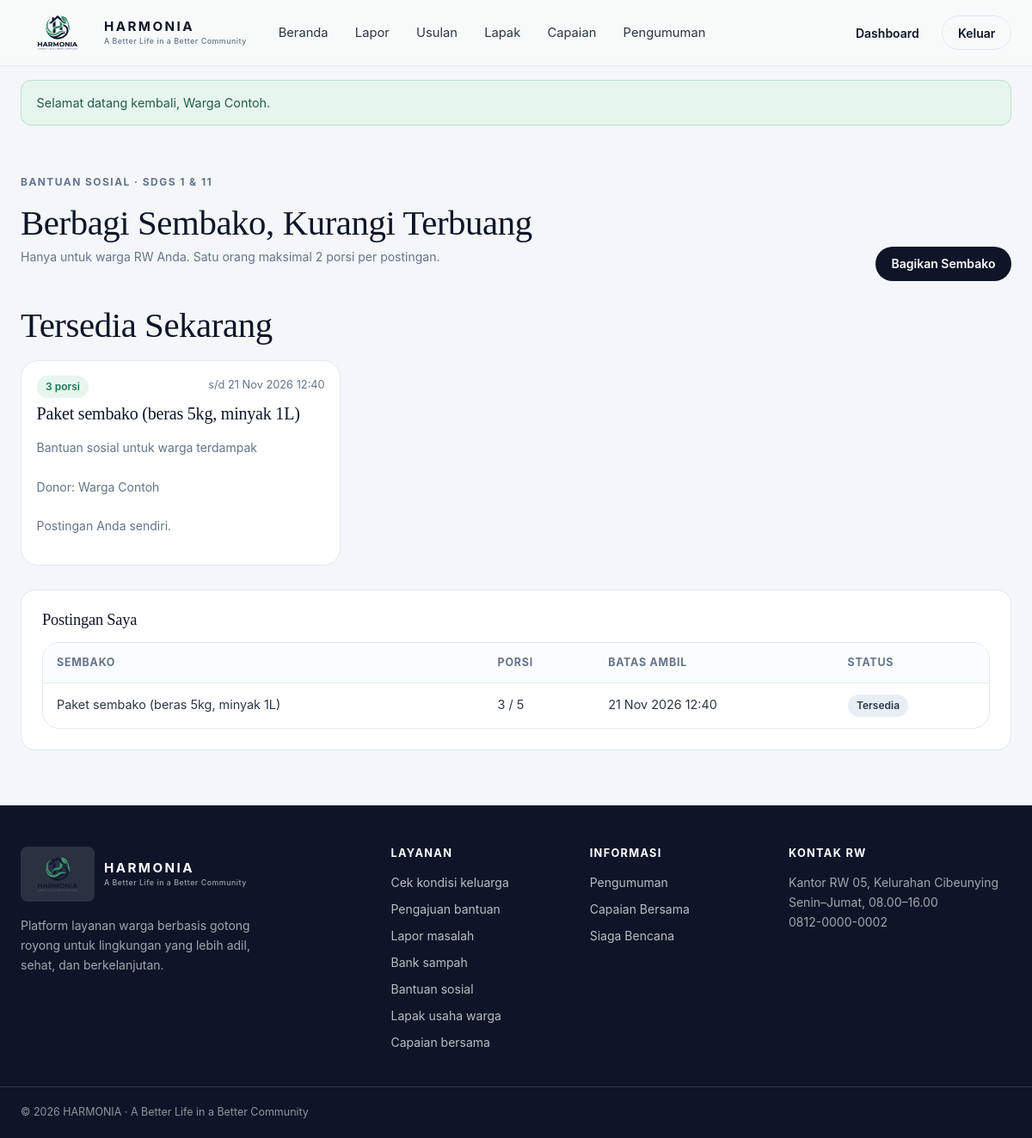
Page /sembako/index.php (signed in) on the committed database.
### tables this page shows
CREATE TABLE sembako_shares (
  id INT AUTO_INCREMENT PRIMARY KEY,
  donor_id INT NOT NULL,
  rw_id INT NOT NULL,
  nama_makanan VARCHAR(100) NOT NULL,
  kondisi VARCHAR(100) NULL,
  porsi_total INT UNSIGNED NOT NULL,
  porsi_sisa INT UNSIGNED NOT NULL,
  batas_ambil DATETIME NOT NULL,
  status ENUM('tersedia','habis','kedaluwarsa') NOT NULL DEFAULT 'tersedia',
  created_at DATETIME DEFAULT CURRENT_TIMESTAMP,
  FOREIGN KEY (donor_id) REFERENCES users(id) ON DELETE CASCADE,
  FOREIGN KEY (rw_id) REFERENCES rw(id) ON DELETE RESTRICT,
  CHECK (porsi_sisa <= porsi_total)
);

CREATE TABLE users (
  id INT AUTO_INCREMENT PRIMARY KEY,
  nama VARCHAR(80) NOT NULL,
  email VARCHAR(100) NOT NULL UNIQUE,
  password_hash VARCHAR(255) NOT NULL,
  role ENUM('warga','petugas','admin') NOT NULL DEFAULT 'warga',
  rw_id INT NULL,
  no_hp VARCHAR(20) NULL,
  foto VARCHAR(120) NULL,
  created_at DATETIME DEFAULT CURRENT_TIMESTAMP,
  FOREIGN KEY (rw_id) REFERENCES rw(id) ON DELETE SET NULL
);

### config/auth.php (called while the page is built, shortened)
<?php
require_once ROOT_DIR . '/includes/helpers.php';
function user(): ?array
{
    return $_SESSION['user'] ?? null;
}

### sembako/index.php (the view, shortened to what this page needs)
<?php
require_once __DIR__ . '/../config/auth.php';
$u = require_role('warga');
$st = $pdo->prepare("SELECT f.*, us.nama AS donor FROM sembako_shares f JOIN users us ON us.id = f.donor_id
    WHERE f.rw_id = ? AND f.status = 'tersedia' ORDER BY f.batas_ambil ASC");
$st->execute([$u['rw_id']]);
$tersedia = $st->fetchAll();
$st = $pdo->prepare('SELECT * FROM sembako_shares WHERE donor_id = ? ORDER BY created_at DESC LIMIT 20');
$st->execute([$u['id']]);
$milikSaya = $st->fetchAll();
?>
<?php include ROOT_DIR . '/includes/header.php'; ?>
<section class="dash">
    <div class="container">
        <div class="dash__head">
            <div>
                <p class="eyebrow">Bantuan Sosial · Sdgs 1 &amp; 11</p>
                <h1>Berbagi Sembako, Kurangi Terbuang</h1>
                <p class="small">Hanya untuk warga RW Anda. Satu orang maksimal 2 porsi per postingan.</p>
            </div>
            <a class="btn btn--primary btn--sm" href="<?= BASE ?>/sembako/bagikan.php">Bagikan Sembako</a>
        </div>
        <h2 class="mt-2">Tersedia Sekarang</h2>
        <?php if ($tersedia) : ?>
            <div class="lapak-grid mt-2">
                <?php foreach ($tersedia as $f) : ?>
                    <article class="food-card">
                        <div class="food-card__meta"><span class="chip chip--ok"><?= (int)$f['porsi_sisa'] ?> porsi</span><span>s/d <?= tanggal($f['batas_ambil'], true) ?></span></div>
                        <h3><?= e($f['nama_makanan']) ?></h3>
                        <p class="small"><?= e($f['kondisi'] ?: 'Kondisi tidak dicatat') ?></p>
                        <p class="small muted">Donor: <?= e($f['donor']) ?></p>
                        <?php if ((int)$f['donor_id'] === (int)$u['id']) : ?>
                            <p class="small muted">Postingan Anda sendiri.</p>
                        <?php endif; ?>
                    </article>
                <?php endforeach; ?>
            </div>
        <?php else : ?>
            <div class="empty mt-2"><b>Belum Ada Sembako Tersedia</b>Bagikan sembako layak berlebih untuk tetangga.</div>
        <?php endif; ?>
        <div class="panel mt-3">
            <h3>Postingan Saya</h3>
            <?php if ($milikSaya) : ?>
                <div class="table-wrap">
                    <table class="data">
                        <thead><tr><th>Sembako</th><th>Porsi</th><th>Batas Ambil</th><th>Status</th></tr></thead>
                        <tbody>
                        <?php foreach ($milikSaya as $f) : ?>
                            <tr>
                                <td><?= e($f['nama_makanan']) ?></td>
                                <td><?= (int)$f['porsi_sisa'] ?> / <?= (int)$f['porsi_total'] ?></td>
                                <td><?= tanggal($f['batas_ambil'], true) ?></td>
                                <td><?= status_chip($f['status']) ?></td>
                            </tr>
                        <?php endforeach; ?>
                        </tbody>
                    </table>
                </div>
            <?php else : ?>
                <p class="small muted">Anda belum pernah membagikan sembako.</p>
            <?php endif; ?>
        </div>
    </div>
</section>
<?php
include ROOT_DIR . '/includes/footer.php';

### includes/helpers.php (shortened to what this page needs)
<?php
function e($v): string
{
    return htmlspecialchars((string)$v, ENT_QUOTES, 'UTF-8');
}
function tanggal(?string $dt, bool $dengan_jam = false): string
{
    $bulan = [1 => 'Jan', 'Feb', 'Mar', 'Apr', 'Mei', 'Jun', 'Jul', 'Agu', 'Sep', 'Okt', 'Nov', 'Des'];
    $t = strtotime($dt);
    return date('j', $t) . ' ' . $bulan[(int)date('n', $t)] . ' ' . date('Y', $t) . ($dengan_jam ? ' ' . date('H:i', $t) : '');
}
function status_chip(string $status): string
{
    $nada = match ($status) {
        'selesai', 'disetujui', 'tayang', 'tercapai', 'diteruskan', 'aman', 'dicairkan' => 'ok',
        'ditolak', 'butuh_bantuan', 'rentan' => 'warn',
        'diproses', 'diverifikasi', 'dipantau' => 'info',
        default => 'netral',
    };
    return '<span class="chip chip--' . $nada . '">' . e(STATUS_LABEL[$status] ?? $status) . '</span>';
}

### assets/css/style.css (style rules this page uses)
:root { --lime: #B8F53B; --lime-dark: #84cc16; --navy: #0D1527; --navy-hover: #16223D; --slate: #2C3545; --muted: #64748B; --bg: #F4F6F9; --hero: #E8EEF5; --border: #E2E8F0; --white: #fff; --sage: #E7F6ED; --sage-ink: #1B7A53; --sky: #E4F1FD; --sky-ink: #1D68BD; --peach: #FDEEE9; --peach-ink: #C8502B; --lavender: #EFEBF9; --lavender-ink: #6D32D8; --radius: 20px; --radius-sm: 12px; --shadow-soft: 0 16px 36px rgba(13, 21, 39, .06), 0 2px 6px rgba(13, 21, 39, .03); --shadow-lift: 0 24px 48px rgba(13, 21, 39, .12), 0 6px 14px rgba(13, 21, 39, .05); --serif: Georgia, "Times New Roman", Times, serif; --sans: -apple-system, BlinkMacSystemFont, "Segoe UI", Roboto, Helvetica, Arial, sans-serif; }
* { box-sizing: border-box; }
html { scroll-behavior: smooth; }
body { margin: 0; background: var(--bg); color: var(--slate); font: 400 1rem/1.65 var(--sans); -webkit-font-smoothing: antialiased; }
a { color: var(--navy); text-decoration: none; }
h1, h2, h3 { font-family: var(--serif); font-weight: 400; color: var(--navy); line-height: 1.18; margin: 0 0 .6rem; letter-spacing: -.01em; }
h1 { font-size: clamp(2.4rem, 5vw, 4rem); }
h2 { font-size: clamp(1.85rem, 3.4vw, 2.75rem); }
h3 { font-size: 1.25rem; }
p { margin: 0 0 1rem; color: var(--muted); }
.container { width: 100%; max-width: 1240px; margin: 0 auto; padding: 0 1.5rem; }
.eyebrow { font-size: .75rem; font-weight: 700; letter-spacing: .12em; text-transform: uppercase; color: var(--muted); margin: 0 0 .9rem; }
.muted { color: var(--muted); }
.small { font-size: .875rem; }
.mt-2 { margin-top: 1rem; }
.mt-3 { margin-top: 1.75rem; }
.btn { display: inline-flex; align-items: center; justify-content: center; gap: .5rem; min-height: 44px; padding: .75rem 1.5rem; border-radius: 9999px; border: 1px solid transparent; font: 600 .95rem var(--sans); cursor: pointer; transition: transform .18s ease, box-shadow .18s ease, background .18s ease, color .18s ease; }
.btn--primary { background: var(--navy); color: #fff; }
.btn--sm { min-height: 40px; padding: .5rem 1.1rem; font-size: .875rem; }
.chip { display: inline-flex; align-items: center; gap: .35rem; padding: .2rem .65rem; border-radius: 9999px; font-size: .75rem; font-weight: 600; white-space: nowrap; }
.chip--netral { background: var(--hero); color: var(--slate); }
.chip--ok { background: var(--sage); color: var(--sage-ink); }
.lapak-grid { display: grid; grid-template-columns: repeat(3, minmax(0, 1fr)); grid-auto-rows: 1fr; gap: 1.1rem; }
.table-wrap { overflow-x: auto; border: 1px solid var(--border); border-radius: var(--radius); background: #fff; }
table.data { width: 100%; border-collapse: collapse; font-size: .9rem; }
table.data th, table.data td { padding: .8rem 1rem; text-align: left; border-top: 1px solid var(--border); vertical-align: top; }
table.data th { background: #fbfcfd; font-size: .78rem; text-transform: uppercase; letter-spacing: .06em; color: var(--muted); border-top: 0; }
.dash { padding: 2.5rem 0 4rem; }
.dash__head { display: flex; align-items: flex-end; justify-content: space-between; gap: 1.5rem; flex-wrap: wrap; margin-bottom: 1.75rem; }
.dash__head h1 { font-size: clamp(2rem, 3.4vw, 2.75rem); margin-bottom: .2rem; }
.panel { background: #fff; border: 1px solid var(--border); border-radius: 16px; padding: 1.5rem; }
.panel h3 { font-size: 1.15rem; margin-bottom: .9rem; }
.js .reveal { opacity: 0; transform: translateY(24px); transition: opacity .6s ease, transform .6s ease; }
.js .reveal.is-visible { opacity: 1; transform: none; }
.food-card { background: #fff; border: 1px solid var(--border); border-radius: var(--radius); padding: 1.1rem; display: flex; flex-direction: column; gap: .4rem; }
.food-card__meta { font-size: .8rem; color: var(--muted); display: flex; justify-content: space-between; gap: .5rem; }

### rows in the picture
sembako_shares: porsi_sisa "3", batas_ambil "21 Nov 2026 12:40", nama_makanan "Paket sembako (beras 5kg, minyak 1L)", kondisi "Bantuan sosial untuk warga terdampak", donor.nama "Warga Contoh", shows "Postingan Anda sendiri.", porsi_total "5", status "Tersedia"

### other values in the picture
$label "Beranda"
$label "Lapor"
$label "Usulan"
$label "Lapak"
$label "Capaian"
$label "Pengumuman"
$f['pesan'] "Selamat datang kembali, Warga Contoh."
$label "Cek kondisi keluarga"
$label "Pengajuan bantuan"
$label "Lapor masalah"
$label "Bank sampah"
$label "Bantuan sosial"
$label "Lapak usaha warga"
$label "Capaian bersama"
